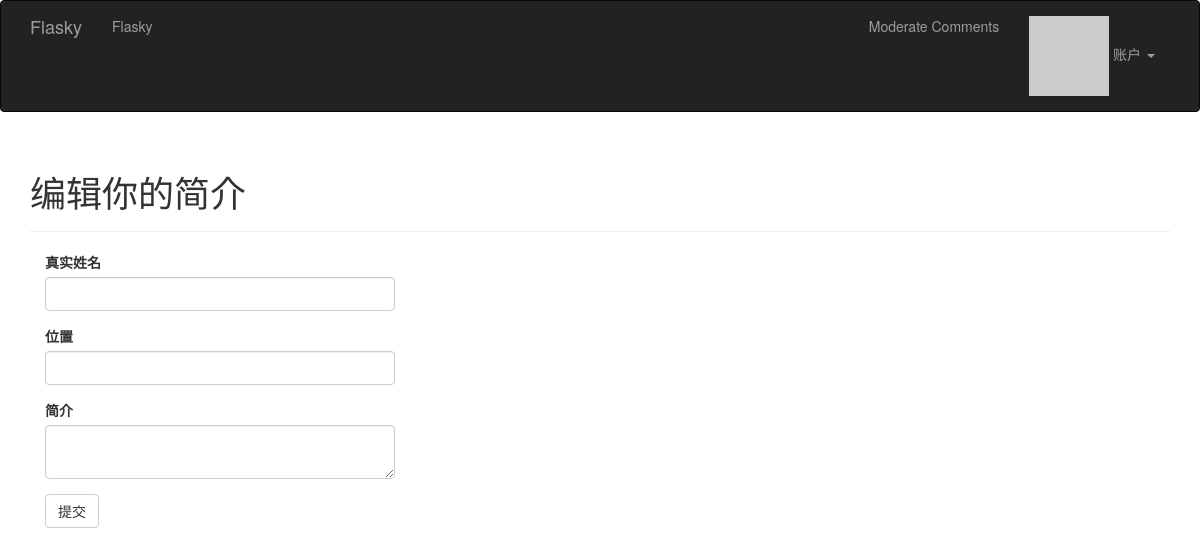
The page /edit-profile (signed in) on the database as committed earlier.
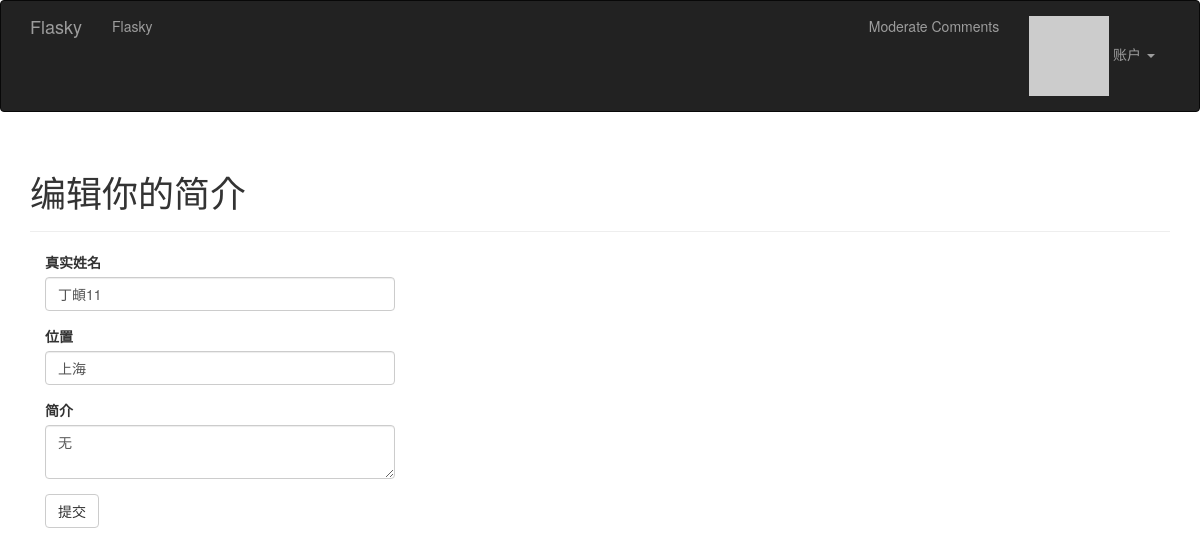
The same page on the database as committed later.
### app/modles.py (models this page shows, shortened)
class User(UserMixin, db.Model):
    __tablename__ = 'users'
    id = db.Column(db.Integer, primary_key=True)
    email = db.Column(db.String(64), unique=True, index=True)
    username = db.Column(db.String(64), unique=True, index=True)
    role_id = db.Column(db.Integer, db.ForeignKey('roles.id'))
    password_hash = db.Column(db.String(128))
    confirmed = db.Column(db.Boolean, default=False)
    name = db.Column(db.String(64))
    location = db.Column(db.String(64))
    about_me = db.Column(db.Text())
    member_since = db.Column(db.DateTime(), default=datetime.utcnow)
    last_seen = db.Column(db.DateTime(), default=datetime.utcnow)
    avatar_hash = db.Column(db.String(32))
    posts = db.relationship('Post', backref='author', lazy='dynamic')
    followed = db.relationship('Follow',
                               foreign_keys=[Follow.follower_id],
                               backref=db.backref('follower', lazy='joined'),
                               lazy='dynamic', cascade='all, delete-orphan')
    followers = db.relationship('Follow',
                                foreign_keys=[Follow.followed_id],
                               backref=db.backref('followed', lazy='joined'),
                                lazy='dynamic',
                                cascade='all, delete-orphan')
    comments = db.relationship('Comment', backref='author', lazy='dynamic')
    @property
    def password(self):
        raise AttributeError('密码不可读取')
    def can(self, permission):
        return self.role is not None and self.role.has_permission(permission)
    def ping(self):
        self.last_seen = datetime.utcnow()
        db.session.add(self)
    def gravatar(self, size=100, default='identicon', rating='g'):
        if request.is_secure:
            url = 'https://secure.gravatar.com/avatar'
        else:
            url = 'http://www.gravatar.com/avatar'
        hash = self.avatar_hash or hashlib.md5(self.email.encode('utf-8')).hexdigest()
        return '{url}/{hash}?s={size}&d={default}&r={rating}'.format(
            url=url, hash=hash, size=size, default=default, rating=rating
        )

### app/main/views.py (the view, shortened to what this page needs)
@main.route('/edit-profile', methods=['GET', 'POST'])
@login_required
def edit_profile():
    form = EditProfileForm()
    form.name.data = current_user.name
    form.location.data = current_user.location
    form.about_me.data = current_user.about_me
    return render_template('edit_profile.html', form=form)

### app/main/forms.py
class EditProfileForm(FlaskForm):
    name = StringField('真实姓名', validators=[Length(0, 64)])
    location = StringField('位置', validators=[Length(0, 64)])
    about_me = TextAreaField('简介')
    submit = SubmitField('提交')

### app/auth/views.py (called while the page is built)
@auth.before_app_request
def before_request():
    if current_user.is_authenticated:
        current_user.ping()
        if not current_user.confirmed \
            and request.endpoint[:5] != 'auth.' and request.endpoint != 'static':
            return redirect(url_for('auth.unconfirmed'))

### app/main/__init__.py (called while the page is built)
@main.app_context_processor
def inject_permission():
    return dict(Permission=Permission)

### app/modles.py (called while the page is built)
@login_manager.user_loader
def load_user(user_id):
    return User.query.get(int(user_id))

    def has_permission(self, perm):
        return self.permissions and perm == perm

### app/templates/edit_profile.html (shortened to what this page needs)
{% extends "base.html" %}
{% import "bootstrap/wtf.html" as wtf %}
{% block page_content %}
<div class="page-header">
    <h1>编辑你的简介</h1>
</div>
<div class="col-md-4">
    {{ wtf.quick_form(form) }}
</div>
{% endblock %}

Rows that differ between the two databases and show on the page:
now on this page (row edited): User: name "丁頔11", location "上海", about_me "无"
